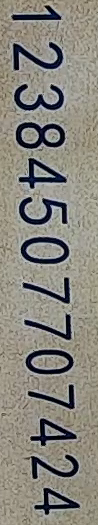
#> input picture OpenCV-Python-Tutorial/16. 模板匹配/CodeRecognitionAndAlarm/qie.png, 98 x 525 px, found by its file name
$ python cut_number.py
#> lines starting #> are read from the running program, lines starting #| are printed output that depends on the picture; after the words box and inside, x2 and y2 are one past the last pixel; in counts of white or black regions, pixels touching at a corner belong together
# -*- coding: utf-8 -*-

# @Time    : 2019/3/29 17:43
# @File    : cut_number.py
# @Date    : 2019-03-29
# @Author  : Yuwenjun
import cv2
import numpy as np


def get_number_region(img):

    img = cv2.blur(img, (3, 3))
    (_, thresh) = cv2.threshold(img, 0, 255, cv2.THRESH_OTSU + cv2.THRESH_BINARY)
    # kernel = cv2.getStructuringElement(cv2.MORPH_RECT, (3, 3))  # 形态学处理:定义矩形结构
    closed = cv2.erode(thresh, None, iterations=1)  # 闭运算：迭代5次

    height, width = closed.shape[:2]
    z = [0] * height
    # 垂直投影：统计并存储每一列的黑点数
    lst_x = list()
    for x in range(0, width):
        for y in range(0, height):
            if closed[y, x] == 0:
                lst_x.append(x)
            else:
                continue

    # 水平投影  #统计每一行的黑点数
    a = 0
    emptyImage1 = np.zeros((height, width), np.uint8)
    for y in range(0, height):
        for x in range(0, width):
            if closed[y, x] == 0:
                a = a + 1
            else:
                continue
        z[y] = a
        a = 0

    # 绘制水平投影图
    for y in range(0, height):
        for x in range(0, z[y]):
            b = 255
            emptyImage1[y, x] = b

    # 获取y轴坐标
    lst_y = list()
    start = 0
    for y in range(0, height):
        if emptyImage1[y, 0] == 255:
            if not start:
                start = y
        else:
            if emptyImage1[y, 0] == 0:
                if start:
                    lst_y.append((start, y))
                    start = 0
            continue

    #print(lst_x[0], lst_x[-1])
    #print(lst_y)
    region = []
    for i in lst_y:
        corp_img = img[i[0]:i[1], 0:width]
        region.append(corp_img)
        #cv2.imwrite("{}.jpg".format(lst_y.index(i)), corp_img)

    return region


if __name__ == '__main__':
    img = cv2.imread(r"E:\wqs\svn\pythonproject\ProductionLineVideoRecognition\CodeRecognitionAndAlarm\qie.png", 0)
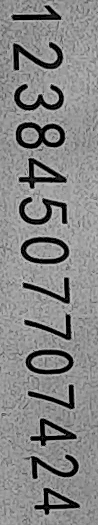
#> img: shape (525, 98); min 0, max 200, mean 133.7
    x, y, w, h = (0, 0, 98, 525)
    img = img[y:y + h, x:x + w]
    print (len(get_number_region(img)))
#> in get_number_region, `img = cv2.blur(img, (3, 3))`:
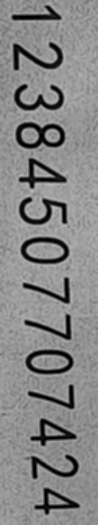
#> img: shape (525, 98); min 0, max 186, mean 133.8
#> in get_number_region, `(_, thresh) = cv2.threshold(img, 0, 255, cv2.THRESH_OTSU + cv2.THRESH_..`:
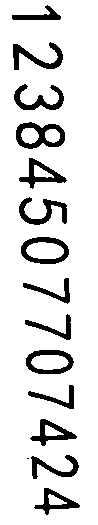
#> thresh: shape (525, 98); 87.8% white; 15 black regions (1 under 20 px), largest, box (x1, y1, x2, y2) and area: (16, 122, 65, 149) 645, (21, 237, 69, 264) 541, (13, 42, 63, 70) 523
#> in get_number_region, `closed = cv2.erode(thresh, None, iterations=1)`:
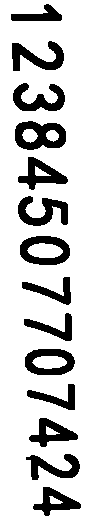
#> closed: shape (525, 98); 81.7% white; 14 black regions, largest, box (x1, y1, x2, y2) and area: (15, 121, 66, 150) 935, (20, 236, 70, 265) 801, (18, 196, 68, 226) 782
#> after the loop in get_number_region, `for y in range(0, height):`:
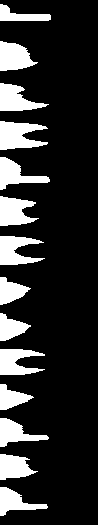
#> emptyImage1: shape (525, 98); 18.3% white; 14 white regions, largest, box (x1, y1, x2, y2) and area: (0, 121, 48, 150) 935, (0, 236, 45, 265) 801, (0, 196, 39, 226) 782
#> the loop in get_number_region, `for i in lst_y:` made 14 passes
#> pass 2, in get_number_region, `corp_img = img[i[0]:i[1], 0:width]`:
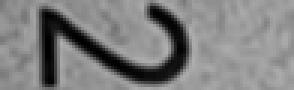
#> corp_img: shape (30, 98) (shown 3 times larger); min 0, max 175, mean 127.6
#> pass 3, in get_number_region, `corp_img = img[i[0]:i[1], 0:width]`:
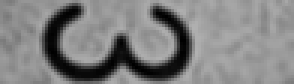
#> corp_img: shape (28, 98) (shown 3 times larger); min 0, max 177, mean 128.2
#> after the loop in get_number_region, `for i in lst_y:`: region = 14 items
#| 14
